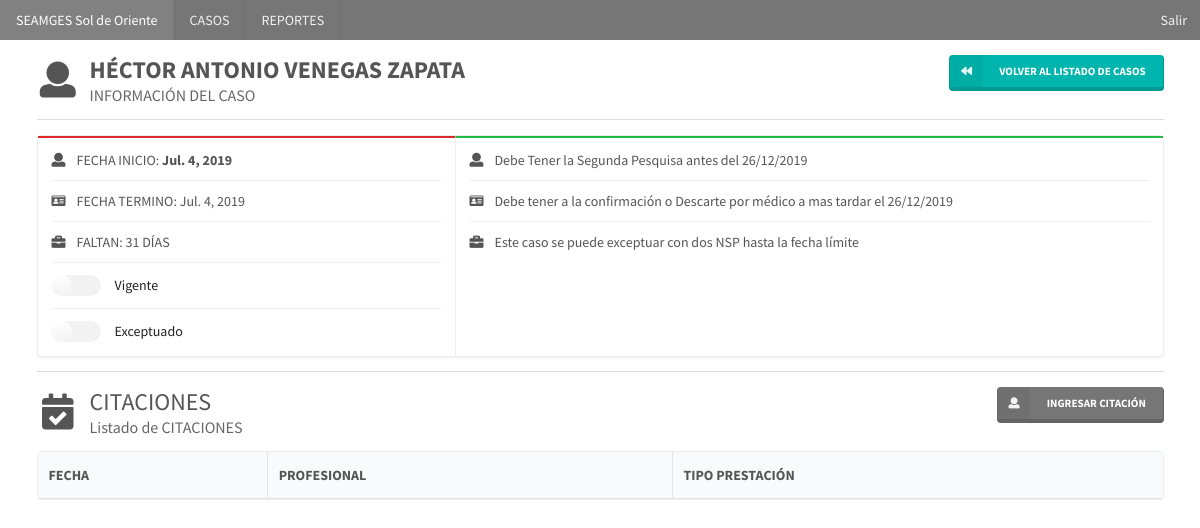
Page /casos/52/ (signed in) on the committed database.
### casos/models.py (models this page shows)
class Caso(models.Model):
    paciente = models.ForeignKey(Paciente, on_delete=models.CASCADE, verbose_name="Paciente")
    patologia = models.ForeignKey(Patologia, on_delete=models.CASCADE, verbose_name="Patología")
    establecimiento = models.ForeignKey(Establecimiento, on_delete=models.CASCADE,  verbose_name="Establecimiento Responsable")
    fecha_inicio = models.DateField(verbose_name="Fecha Inicio")
    fecha_limite = models.DateField(verbose_name="Fecha Límite")
    observacion = models.TextField(verbose_name='Observación')
    vigente = models.BooleanField(verbose_name='Caso Vigente', default=True)
    exceptuado = models.BooleanField(verbose_name='Caso Exceptuado', default=False)
    created = models.DateTimeField(auto_now_add=True, verbose_name="Fecha de creación")
    updated = models.DateTimeField(auto_now=True, verbose_name="Fecha de edición")
    class Meta:
        verbose_name = "Caso"
        verbose_name_plural = "Casos"
        ordering = ['fecha_limite']

### pacientes/models.py (models this page shows, shortened)
class Paciente(models.Model):
    run = models.CharField(max_length=200, verbose_name="RUN", unique=True)
    dv = models.CharField(max_length=1, verbose_name="Dígito Verificador")
    nombres = models.CharField(max_length=50, verbose_name="Nombres")
    apellidos = models.CharField(max_length=50, verbose_name="Apellidos")
    activo = models.BooleanField(default=True, verbose_name="Activo")
    created = models.DateTimeField(auto_now_add=True, verbose_name="Fecha de creación")
    updated = models.DateTimeField(auto_now=True, verbose_name="Fecha de edición")
    class Meta:
        verbose_name = "Paciente"
        verbose_name_plural = "Pacientes"
        ordering = ['-created']

### casos/views.py (the view)
# urls.py: path('<int:pk>/', CasoDetailView.as_view(), name='caso'),
@method_decorator(staff_member_required, name='dispatch')
class CasoDetailView(DetailView):
    model = Caso
    def get_context_data(self, **kwargs):
        context = super(CasoDetailView, self).get_context_data(**kwargs)
        citaciones_listado = Citacion.objects.filter(caso_id=self.object.id)
        context['citaciones_listado'] = citaciones_listado
        return context

### casos/templates/casos/caso_detail.html (shortened to what this page needs)
{% extends 'core/base.html' %}
{% load static %}
{% block content %}
<div>
        <h2 class="ui header floated left">
            <i class="icon user"></i>
            <div class="content"><strong>{{ caso.paciente.nombres}} {{caso.paciente.apellidos}}</strong>
                <div class="sub header">INFORMACIÓN DEL CASO</div>
            </div>
        </h2>
        <a class="ui right floated small teal labeled icon button"
               data-tooltip="Ingresar un nuevo caso"
               data-inverted=""
               data-position="bottom center"
               href="{% url 'casos:casos' %}">
                <i class="backward icon"></i>
                VOLVER AL LISTADO DE CASOS
            </a>
        <div class="ui divider clearing"></div>
        <div class="ui horizontal raised segments">
            <div class="ui red segment">
                <div class="ui list divided very relaxed">
                    <div class="item">
                        <i class="user icon"></i>
                        <div class="content">FECHA INICIO: <strong>{{caso.fecha_inicio}}</strong></div>
                    </div>
                    <div class="item">
                        <i class="id card icon"></i>
                        <div class="content">FECHA TERMINO: {{caso.fecha_inicio}}</div>
                    </div>
                    <div class="item">
                        <i class="briefcase icon"></i>
                        <div class="content">FALTAN: 31 DÍAS</div>
                    </div>
                    <div class="item">
                        <div class="ui toggle checkbox">
                        <input name="public" type="checkbox" tabindex="0" ><label>Vigente</label>
                        </div>
                    </div>
                    <div class="item">
                        <div class="ui toggle checkbox">
                        <input name="public" type="checkbox" tabindex="0" ><label>Exceptuado</label>
                        </div>
                    </div>
                </div>
            </div>
            <div class="ui green segment">
                <div class="ui animated list divided very relaxed">
                    <div class="item">
                        <i class="user icon"></i>
                        <div class="content">Debe Tener la Segunda Pesquisa antes del 26/12/2019</div>
                    </div>
                    <div class="item">
                        <i class="id card icon"></i>
                        <div class="content">Debe tener a la confirmación o Descarte por médico a mas tardar el 26/12/2019</div>
                    </div>
                    <div class="item">
                        <i class="briefcase icon"></i>
                        <div class="content">Este caso se puede exceptuar con dos NSP hasta la fecha límite</div>
                    </div>
                </div>
            </div>
        </div>
        <div class="ui divider clearing"></div>
        <h2 class="ui header floated left">
            <i class="calendar check outline icon"></i>
            <div class="content">CITACIONES
                <div class="sub header">Listado de CITACIONES</div>
            </div>
        </h2>
            <a class="ui right floated small grey labeled icon button"
               data-tooltip="Ingresar un citacion"
               data-inverted=""
               data-position="bottom center"
               href="{% url 'citaciones:create' caso.id %}">
                <i class="user icon"></i>
                INGRESAR CITACIÓN
            </a>
        <table class="ui celled table bordered striped">
            <thead>
            <tr>
                <th>FECHA</th>
                <th>PROFESIONAL</th>
                <th>TIPO PRESTACIÓN</th>
            </tr>
            </thead>
        </table>
    </div>
{% endblock content %}

### rows in the picture
Caso: paciente.nombres "HÉCTOR ANTONIO", paciente.apellidos "VENEGAS ZAPATA", fecha_inicio "Jul. 4, 2019"
